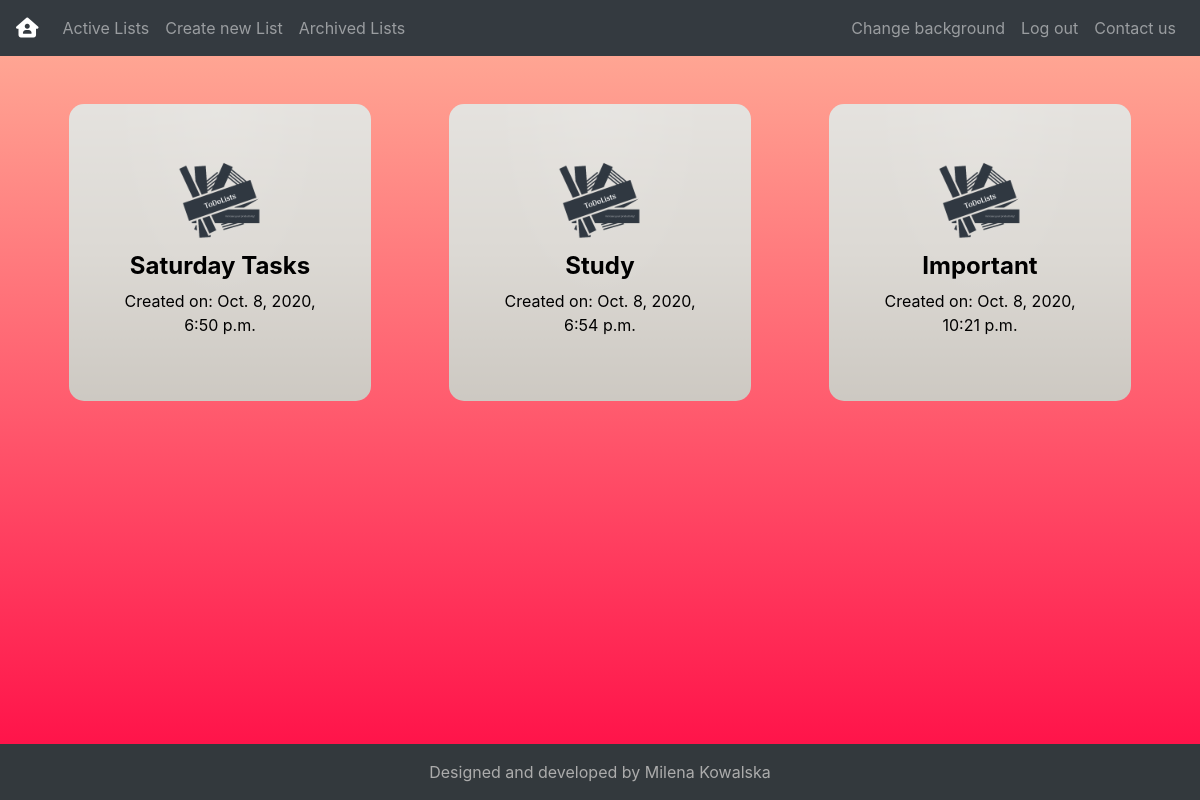
The page /active_lists (signed in) on the database as committed earlier.
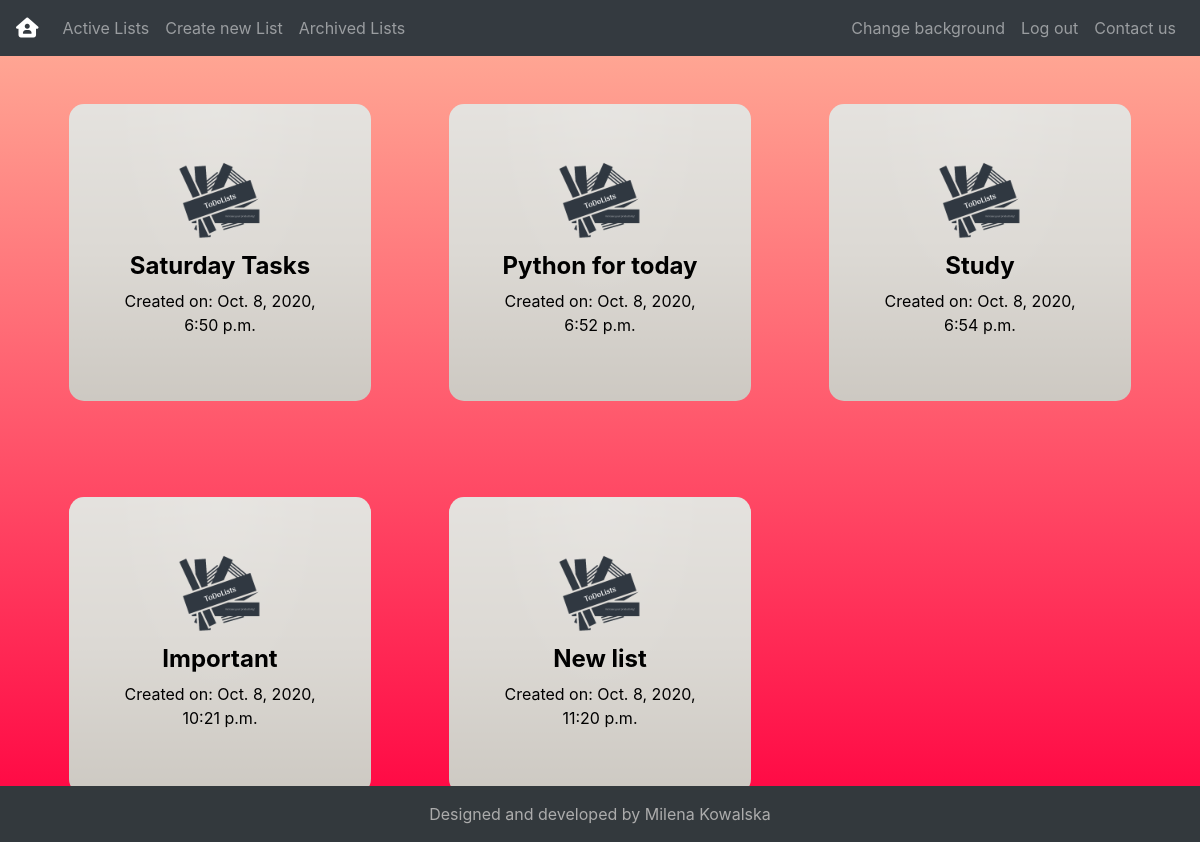
The same page on the database as committed later.
### tasks/models.py (models this page shows, shortened)
class ToDoList(models.Model):
    author = models.ForeignKey("User", on_delete=models.CASCADE, related_name='to_do_lists')
    name = models.CharField(max_length=100)
    date_created = models.DateTimeField(auto_now_add=True)
    archived = models.BooleanField(default=False)

### tasks/views.py (the view)
# urls.py: path('active_lists', views.active_lists, name='active_lists'),
@login_required
def active_lists(request):
    user = request.user
    active_lists = user.to_do_lists.filter(archived=False).all()
    return render(request, 'tasks/active_lists.html', {'active_lists':active_lists})

### tasks/templates/tasks/active_lists.html
{% extends 'tasks/layout.html' %}
{% load static %}
{% block body %}
<section class='container'>
    <div class='row'>
        {% for list in active_lists %}
            <div class='col-md-4 my-5 text-center'>
            <a href = "{% url 'tasks:list_page' list.id %}">
                <div class='with-shadow mx-4 p-5'>
                <img src="{% static 'tasks/logo.png' %}" style='width:100px;height:100px'>
                <h4 class='font-weight-bold'>{{ list.name }}</h4>
                <p>Created on: <span>{{ list.date_created }}</span></p>
                </div>
            </a>
            </div>
        {% endfor %}
    </div>
</section>
{% endblock %}

Rows that differ between the two databases and show on the page:
now on this page (row edited): ToDoList: name "Python for today", date_created "Oct. 8, 2020, 6:52 p.m."
added ToDoList: name "New list", date_created "Oct. 8, 2020, 11:20 p.m."
